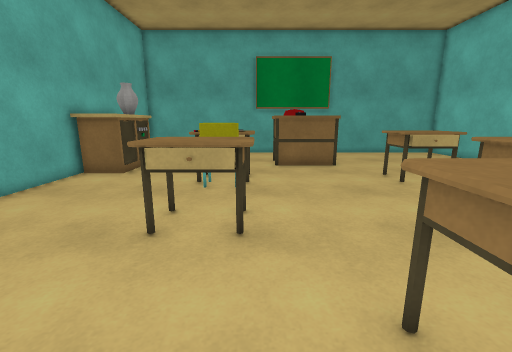
[1] (above)

16 first-person views from a walk through a Unity game level. The camera is 1.3 m above the floor, tilts 12° down and sees 90° across. The floor is counted in squares, 0.5 m on a side. Each view is taken from the middle of a square. On the plan, view 1 faces up. The plan holds only what a view shows up to about 18 squares ahead; the rest is blank. The place goes on beyond the plan. Some surface patterns are stand-ins.

[2]
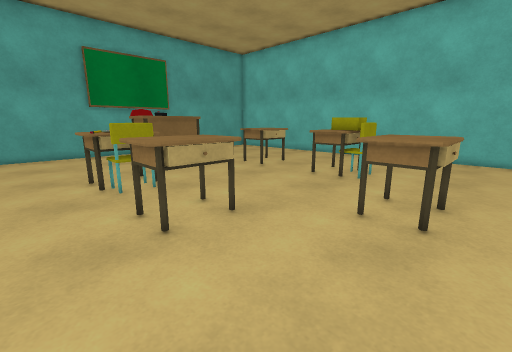

[3]
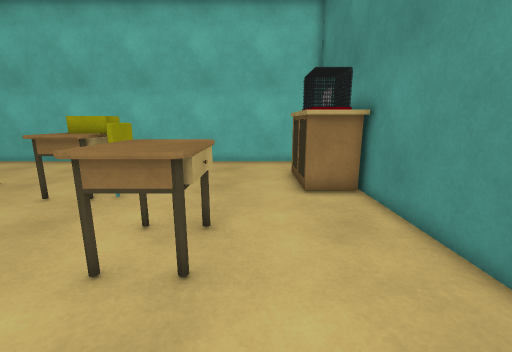

[4]
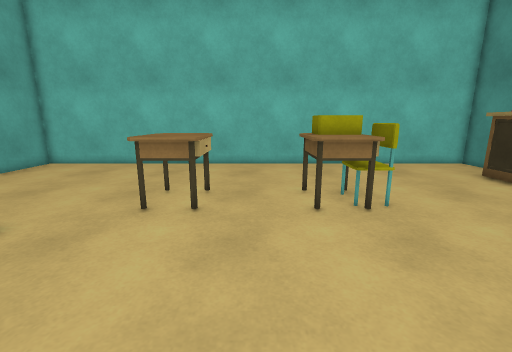

[5]
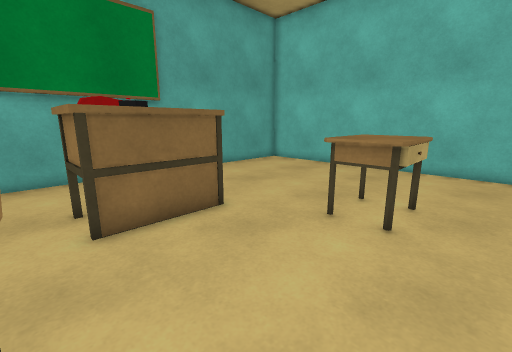

[6]
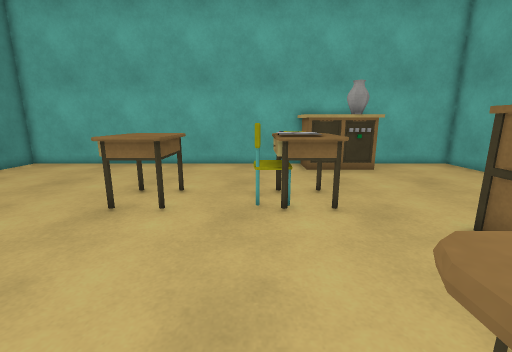

[7]
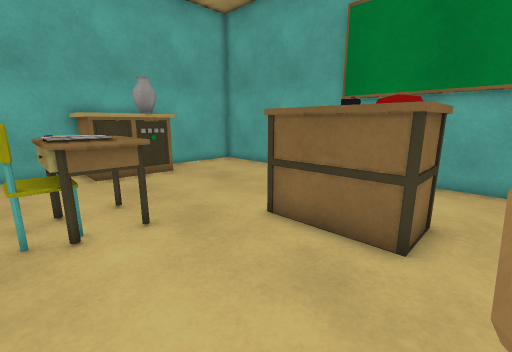

[8]
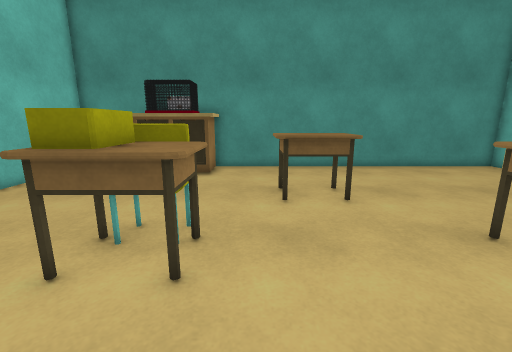

[9]
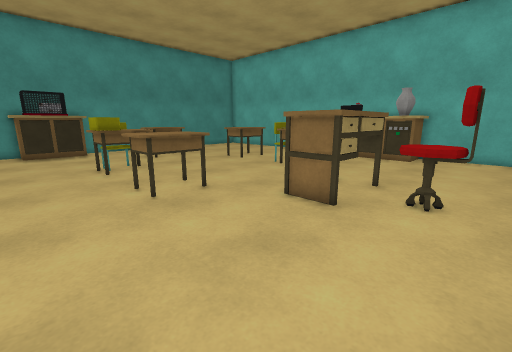

[10]
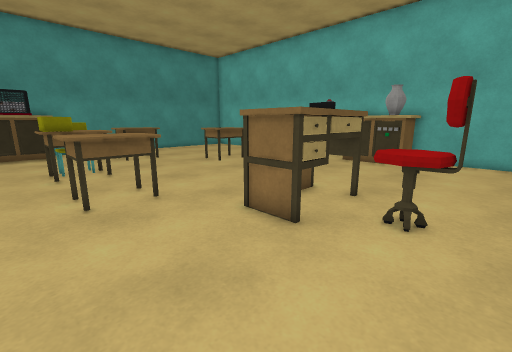

[11]
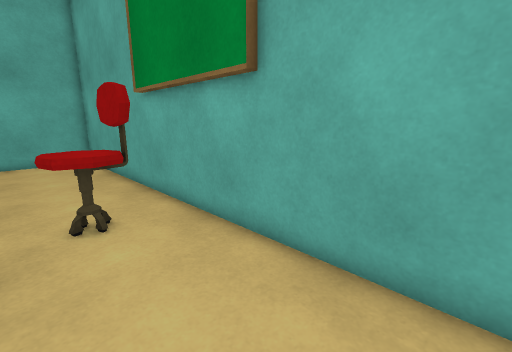

[12]
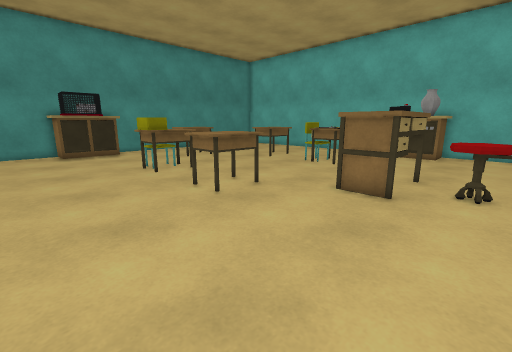

[13]
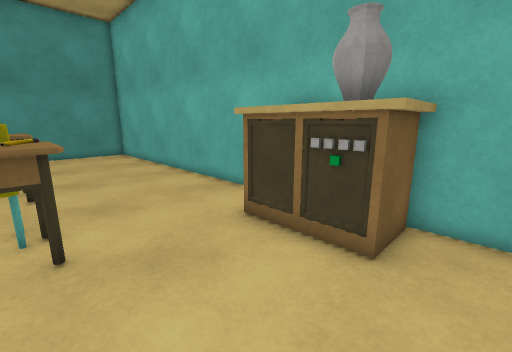

[14]
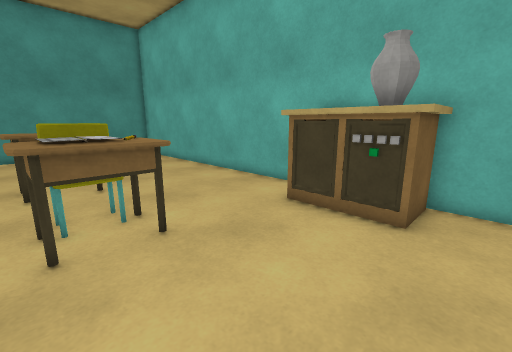

[15]
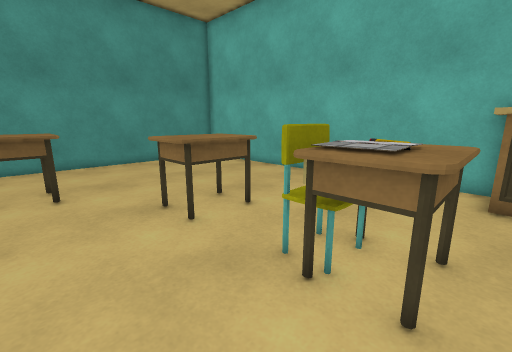

[16]
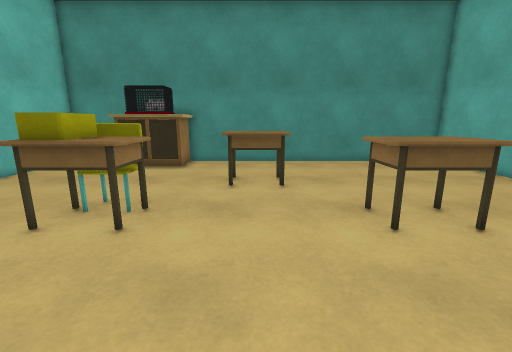

### Floor plan
Points are (right, up) in squares from view 1. A wall is a line through its corners. A room is listed if a view was taken in it or the views show most of it. See-through windows are left out.
Room 1 (views 1, 2, 3, 4, 5, 6, 7, 8, 9, 10, 11, 12, 13, 14, 15, 16)
walls: (-0.6, 11.6) (-0.6, 10.6); (8.5, 5.5) (7.5, 5.5) (7.5, 6.6); (8.4, -2.2) (10.6, -2.2); (-9, -4) (15, -4) (15, 22) (-9, 22) (-9, -4)
objects: cabinet (-8, 13) to (-7, 14); vase (-8, 15) to (-7, 16); cabinet (-8, 17) to (-7, 17); desk (-3, 5) to (0, 7); desk (-3, 11) to (0, 13); chair (-2, 10) to (-1, 10); books (-2, 11) to (-2, 12); desk (1, 15) to (5, 17); desk (2, 1) to (4, 3); chair (2, 19) to (4, 20); desk (6, 5) to (9, 7); desk (6, 11) to (9, 13); cabinet (7, -3) to (8, -2); chair (7, 5) to (8, 5); cabinet (11, -3) to (11, -2)

Where each view was taken, in squares from view 1:
view 1: 0 up, 0 right, facing up
view 2: 0 up, 5 left, facing up-right
view 3: 0 up, 2 left, facing right
view 4: 9 up, 1 left, facing right
view 5: 9 up, 0 right, facing up-right
view 6: 10 up, 7 right, facing left
view 7: 10 up, 6 right, facing up-left
view 8: 11 up, 5 right, facing down
view 9: 21 up, 12 right, facing down-left
view 10: 21 up, 10 right, facing down-left
view 11: 18 up, 10 right, facing up-left
view 12: 20 up, 14 right, facing down-left
view 13: 18 up, 2 left, facing down-left
view 14: 18 up, 0 right, facing down-left
view 15: 13 up, 3 right, facing down-left
view 16: 13 up, 3 right, facing down
